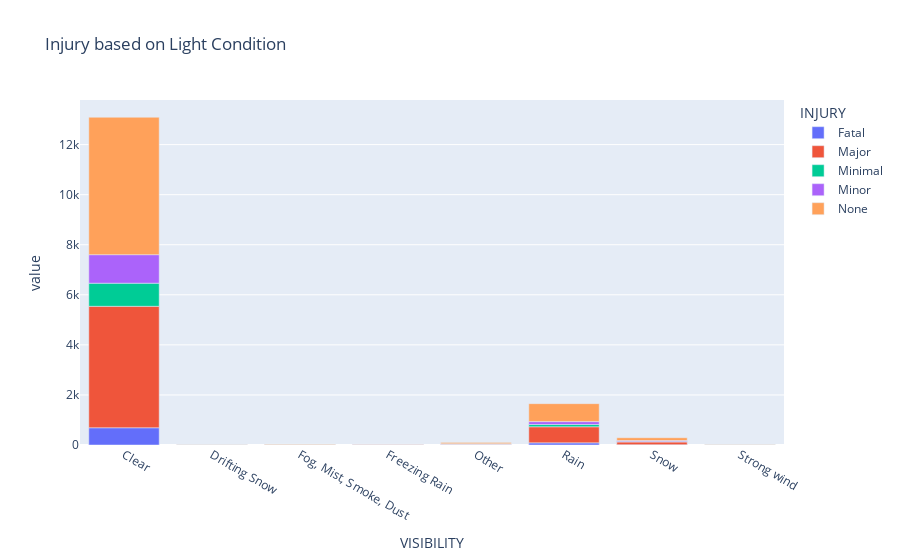

Write notebook code for a chart like this one.
### Code cell
# Plot

fig = px.bar(crosstab_visible_fatal, title="Injury based on Light Condition")
fig.show()

### Figure 1 — Plotly figure (JSON) as saved in the notebook; plotly's stock layout.template omitted (floating-point values rounded to 4 significant figures)
{"data": [{"alignmentgroup": "True", "hovertemplate": "INJURY=Fatal<br>VISIBILITY=%{x}<br>value=%{y}<extra></extra>", "legendgroup": "Fatal", "marker": {"color": "#636efa"}, "name": "Fatal", "offsetgroup": "Fatal", "orientation": "v", "showlegend": true, "textposition": "auto", "type": "bar", "x": ["Clear", "Drifting Snow", "Fog, Mist, Smoke, Dust", "Freezing Rain", "Other", "Rain", "Snow", "Strong wind"], "xaxis": "x", "y": [689, 0, 3, 1, 19, 86, 14, 0], "yaxis": "y"}, {"alignmentgroup": "True", "hovertemplate": "INJURY=Major<br>VISIBILITY=%{x}<br>value=%{y}<extra></extra>", "legendgroup": "Major", "marker": {"color": "#EF553B"}, "name": "Major", "offsetgroup": "Major", "orientation": "v", "showlegend": true, "textposition": "auto", "type": "bar", "x": ["Clear", "Drifting Snow", "Fog, Mist, Smoke, Dust", "Freezing Rain", "Other", "Rain", "Snow", "Strong wind"], "xaxis": "x", "y": [4852, 9, 14, 15, 26, 642, 107, 3], "yaxis": "y"}, {"alignmentgroup": "True", "hovertemplate": "INJURY=Minimal<br>VISIBILITY=%{x}<br>value=%{y}<extra></extra>", "legendgroup": "Minimal", "marker": {"color": "#00cc96"}, "name": "Minimal", "offsetgroup": "Minimal", "orientation": "v", "showlegend": true, "textposition": "auto", "type": "bar", "x": ["Clear", "Drifting Snow", "Fog, Mist, Smoke, Dust", "Freezing Rain", "Other", "Rain", "Snow", "Strong wind"], "xaxis": "x", "y": [923, 3, 3, 2, 0, 90, 21, 0], "yaxis": "y"}, {"alignmentgroup": "True", "hovertemplate": "INJURY=Minor<br>VISIBILITY=%{x}<br>value=%{y}<extra></extra>", "legendgroup": "Minor", "marker": {"color": "#ab63fa"}, "name": "Minor", "offsetgroup": "Minor", "orientation": "v", "showlegend": true, "textposition": "auto", "type": "bar", "x": ["Clear", "Drifting Snow", "Fog, Mist, Smoke, Dust", "Freezing Rain", "Other", "Rain", "Snow", "Strong wind"], "xaxis": "x", "y": [1139, 1, 2, 10, 5, 116, 36, 0], "yaxis": "y"}, {"alignmentgroup": "True", "hovertemplate": "INJURY=None<br>VISIBILITY=%{x}<br>value=%{y}<extra></extra>", "legendgroup": "None", "marker": {"color": "#FFA15A"}, "name": "None", "offsetgroup": "None", "orientation": "v", "showlegend": true, "textposition": "auto", "type": "bar", "x": ["Clear", "Drifting Snow", "Fog, Mist, Smoke, Dust", "Freezing Rain", "Other", "Rain", "Snow", "Strong wind"], "xaxis": "x", "y": [5490, 5, 17, 11, 45, 717, 112, 3], "yaxis": "y"}], "layout": {"barmode": "relative", "legend": {"title": {"text": "INJURY"}, "tracegroupgap": 0}, "title": {"text": "Injury based on Light Condition"}, "xaxis": {"anchor": "y", "domain": [0, 1], "title": {"text": "VISIBILITY"}}, "yaxis": {"anchor": "x", "domain": [0, 1], "title": {"text": "value"}}}}
